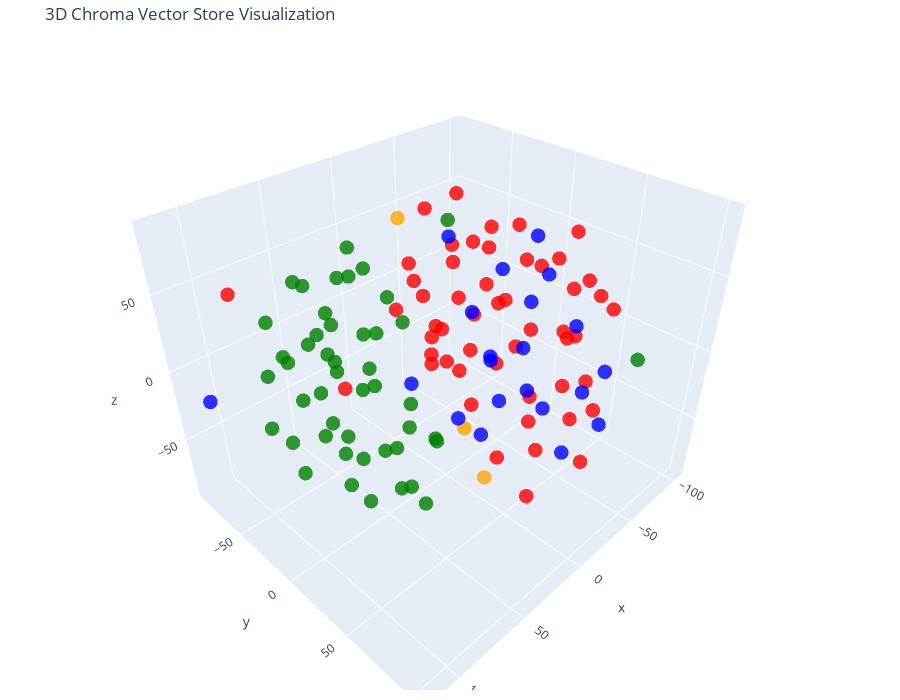

Notebook source saved alongside this figure:
### Code cell
# Let's try 3D!

tsne = TSNE(n_components=3, random_state=42)
reduced_vectors = tsne.fit_transform(vectors)

# Create the 3D scatter plot
fig = go.Figure(data=[go.Scatter3d(
    x=reduced_vectors[:, 0],
    y=reduced_vectors[:, 1],
    z=reduced_vectors[:, 2],
    mode='markers',
    marker=dict(size=5, color=colors, opacity=0.8),
    text=[f"Type: {t}<br>Text: {d[:100]}..." for t, d in zip(doc_types, documents)],
    hoverinfo='text'
)])

fig.update_layout(
    title='3D Chroma Vector Store Visualization',
    scene=dict(xaxis_title='x', yaxis_title='y', zaxis_title='z'),
    width=900,
    height=700,
    margin=dict(r=20, b=10, l=10, t=40)
)

fig.show()

### Figure 1 — Plotly figure (JSON) as saved in the notebook; plotly's stock layout.template omitted (floating-point values rounded to 4 significant figures)
{"data": [{"hoverinfo": "text", "marker": {"color": ["orange", "orange", "orange", "red", "red", "red", "red", "red", "red", "red", "red", "red", "red", "red", "red", "red", "red", "red", "red", "red", "red", "red", "red", "red", "red", "red", "red", "red", "red", "red", "red", "red", "red", "red", "red", "red", "red", "red", "red", "red", "red", "red", "red", "red", "red", "red", "red", "red", "red", "red", "red", "red", "red", "red", "red", "green", "green", "green", "green", "green", "green", "green", "green", "green", "green", "green", "green", "green", "green", "green", "green", "green", "green", "green", "green", "green", "green", "green", "green", "green", "green", "green", "green", "green", "green", "green", "green", "green", "green", "green", "green", "green", "green", "green", "green", "green", "green", "green", "green", "green", "green", "green", "blue", "blue", "blue", "blue", "blue", "blue", "blue", "blue", "blue", "blue", "blue", "blue", "blue", "blue", "blue", "blue", "blue", "blue", "blue", "blue", "blue"], "opacity": 0.8, "size": 5}, "mode": "markers", "text": ["Type: company<br>Text: # About Insurellm\n\nInsurellm was founded by Avery Lancaster in 2015 as an insurance tech startup des...", "Type: company<br>Text: # Careers at Insurellm\n\nInsurellm is hiring! We are looking for talented software engineers, data sc...", "Type: company<br>Text: # Overview of Insurellm\n\nInsurellm is an innovative insurance tech firm with 200 employees across th...", "Type: contracts<br>Text: # Contract with Apex Reinsurance for Rellm: AI-Powered Enterprise Reinsurance Solution\n\n## Terms\n\n1....", "Type: contracts<br>Text: ## Renewal\n\n1. **Automatic Renewal**: This Agreement will automatically renew for successive one-yea...", "Type: contracts<br>Text: 2. **Seamless Integrations**: The architecture of Rellm allows for easy integration with existing sy...", "Type: contracts<br>Text: 1. **Technical Support**: Provider shall offer dedicated technical support to the Client via phone, ...", "Type: contracts<br>Text: **Insurellm, Inc.**  \n_____________________________  \nAuthorized Signature   \nDate: ________________...", "Type: contracts<br>Text: # Contract with Belvedere Insurance for Markellm\n\n## Terms\nThis Contract (\"Agreement\") is made and e...", "Type: contracts<br>Text: ## Renewal\n1. **Renewal Terms**: This Agreement may be renewed for additional one-year terms upon mu...", "Type: contracts<br>Text: ## Features\n1. **AI-Powered Matching**: Belvedere Insurance will benefit from Markellm's AI-powered ...", "Type: contracts<br>Text: ## Support\n1. **Technical Support**: Technical support will be available from 9 AM to 7 PM EST, Mond...", "Type: contracts<br>Text: **Belvedere Insurance**  \nSignature: ______________________  \nName: [Authorized Signatory]  \nTitle: ...", "Type: contracts<br>Text: # Contract with BrightWay Solutions for Markellm\n\n**Contract Date:** October 5, 2023  \n**Contract ID...", "Type: contracts<br>Text: 3. **Service Level Agreement (SLA):**  \n   Insurellm commits to a 99.9% uptime for the platform with...", "Type: contracts<br>Text: 2. **Real-Time Quote Availability:**  \n   Consumers sourced via BrightWay Solutions will receive rea...", "Type: contracts<br>Text: 3. **Training and Onboarding:**  \n   Insurellm agrees to provide one free training session on how to...", "Type: contracts<br>Text: # Contract with EverGuard Insurance for Rellm: AI-Powered Enterprise Reinsurance Solution\n\n**Contrac...", "Type: contracts<br>Text: 4. **Usage Rights**: EverGuard Insurance is granted a non-exclusive, non-transferable license to acc...", "Type: contracts<br>Text: 1. **Core Functionality**: Rellm provides EverGuard Insurance with advanced AI-driven analytics, sea...", "Type: contracts<br>Text: 1. **Customer Support**: Insurellm will provide EverGuard Insurance with 24/7 customer support, incl...", "Type: contracts<br>Text: ---\n\n**Signatures**  \n**For Insurellm**: __________________________  \n**Name**: John Smith  \n**Title...", "Type: contracts<br>Text: # Contract with GreenField Holdings for Markellm\n\n**Effective Date:** November 15, 2023  \n**Contract...", "Type: contracts<br>Text: ## Renewal\n1. **Automatic Renewal**: This contract will automatically renew for sequential one-year ...", "Type: contracts<br>Text: ## Features\n1. **AI-Powered Matching**: Access to advanced algorithms that connect GreenField Holdin...", "Type: contracts<br>Text: ## Support\n1. **Customer Support Access**: The Client will have access to dedicated support through ...", "Type: contracts<br>Text: **Signatures:**  \n_________________________                           _________________________  \n**...", "Type: contracts<br>Text: # Contract with Greenstone Insurance for Homellm\n\n---\n\n## Terms\n\n1. **Parties**: This Contract (\"Agr...", "Type: contracts<br>Text: 4. **Payment Terms**: \n   - The Customer shall pay an amount of $10,000 per month for the Standard T...", "Type: contracts<br>Text: ---\n\n## Features\n\n- **AI-Powered Risk Assessment**: Customer will have access to enhanced risk evalu...", "Type: contracts<br>Text: - **Customer Portal**: A dedicated portal will be provided, allowing the Customer's clients to manag...", "Type: contracts<br>Text: ______________________________  \n[Name], [Title]  \nDate: ______________________\n\n**For Greenstone In...", "Type: contracts<br>Text: # Contract with GreenValley Insurance for Homellm\n\n**Contract Date:** October 6, 2023  \n**Contract N...", "Type: contracts<br>Text: 4. **Confidentiality:** Both parties agree to maintain the confidentiality of proprietary informatio...", "Type: contracts<br>Text: 1. **AI-Powered Risk Assessment:** Access to advanced AI algorithms for real-time risk evaluations.\n...", "Type: contracts<br>Text: 3. **Regular Updates:** Insurellm will offer ongoing updates and enhancements to the Homellm platfor...", "Type: contracts<br>Text: # Contract with Pinnacle Insurance Co. for Homellm\n\n## Terms\nThis contract (\"Contract\") is entered i...", "Type: contracts<br>Text: ## Renewal\n1. **Renewal Terms**: At the end of the initial term, this Contract shall automatically r...", "Type: contracts<br>Text: ## Features\n1. **AI-Powered Risk Assessment**: Utilized for tailored underwriting decisions specific...", "Type: contracts<br>Text: ## Support\n1. **Technical Support**: Insurellm shall provide 24/7 technical support via an email and...", "Type: contracts<br>Text: # Contract with Roadway Insurance Inc. for Carllm\n\n---\n\n## Terms\n\n1. **Agreement Effective Date**: T...", "Type: contracts<br>Text: ---\n\n## Renewal\n\n1. **Automatic Renewal**: This agreement will automatically renew for an additional...", "Type: contracts<br>Text: ---\n\n## Features\n\n1. **Access to Core Features**: Roadway Insurance Inc. will have access to all Pro...", "Type: contracts<br>Text: ---\n\n## Support\n\n1. **Technical Support**: Roadway Insurance Inc. will receive priority technical su...", "Type: contracts<br>Text: # Contract with Stellar Insurance Co. for Rellm\n\n## Terms\nThis contract is made between **Insurellm*...", "Type: contracts<br>Text: ### Termination\nEither party may terminate this agreement with a **30-day written notice**. In the e...", "Type: contracts<br>Text: ## Features\nStellar Insurance Co. will receive access to the following features of the Rellm product...", "Type: contracts<br>Text: ## Support\nInsurellm provides Stellar Insurance Co. with the following support services:\n\n- **24/7 T...", "Type: contracts<br>Text: # Contract with TechDrive Insurance for Carllm\n\n**Contract Date:** October 1, 2024  \n**Contract Dura...", "Type: contracts<br>Text: ## Renewal\n\n1. **Automatic Renewal**: This contract shall automatically renew for additional one-yea...", "Type: contracts<br>Text: ## Support\n\n1. **Customer Support**: Insurellm will provide 24/7 customer support to TechDrive Insur...", "Type: contracts<br>Text: **TechDrive Insurance Representative:**  \nName: Sarah Johnson  \nTitle: Operations Director  \nDate: _...", "Type: contracts<br>Text: # Contract with Velocity Auto Solutions for Carllm\n\n**Contract Date:** October 1, 2023  \n**Contract ...", "Type: contracts<br>Text: ## Renewal\n\n1. **Automatic Renewal**: This contract will automatically renew for successive 12-month...", "Type: contracts<br>Text: ## Support\n\n1. **Customer Support**: Velocity Auto Solutions will have access to Insurellm’s custome...", "Type: employees<br>Text: # HR Record\n\n# Alex Chen\n\n## Summary\n- **Date of Birth:** March 15, 1990  \n- **Job Title:** Backend ...", "Type: employees<br>Text: ## Annual Performance History\n- **2020:**  \n  - Completed onboarding successfully.  \n  - Met expecta...", "Type: employees<br>Text: ## Compensation History\n- **2020:** Base Salary: $80,000  \n- **2021:** Base Salary Increase to $90,0...", "Type: employees<br>Text: Alex Chen continues to be a vital asset at Insurellm, contributing significantly to innovative backe...", "Type: employees<br>Text: # HR Record\n\n# Alex Harper\n\n## Summary\n- **Date of Birth**: March 15, 1993  \n- **Job Title**: Sales ...", "Type: employees<br>Text: ## Annual Performance History  \n- **2021**:  \n  - **Performance Rating**: 4.5/5  \n  - **Key Achievem...", "Type: employees<br>Text: - **2022**:  \n  - **Base Salary**: $65,000 (Promotion to Senior SDR)  \n  - **Bonus**: $13,000 (20% o...", "Type: employees<br>Text: # HR Record\n\n# Alex Thomson\n\n## Summary\n- **Date of Birth:** March 15, 1995  \n- **Job Title:** Sales...", "Type: employees<br>Text: ## Annual Performance History  \n- **2022** - Rated as \"Exceeds Expectations.\" Alex Thomson achieved ...", "Type: employees<br>Text: ## Other HR Notes\n- Alex Thomson is an active member of the Diversity and Inclusion committee at Ins...", "Type: employees<br>Text: # Avery Lancaster\n\n## Summary\n- **Date of Birth**: March 15, 1985  \n- **Job Title**: Co-Founder & Ch...", "Type: employees<br>Text: - **2010 - 2013**: Business Analyst at Edge Analytics  \n  Prior to joining Innovate, Avery worked as...", "Type: employees<br>Text: - **2018**: **Exceeds Expectations**  \n  Under Avery’s pivoted vision, Insurellm launched two new su...", "Type: employees<br>Text: - **2022**: **Satisfactory**  \n  Avery focused on rebuilding team dynamics and addressing employee c...", "Type: employees<br>Text: ## Compensation History\n- **2015**: $150,000 base salary + Significant equity stake  \n- **2016**: $1...", "Type: employees<br>Text: ## Other HR Notes\n- **Professional Development**: Avery has actively participated in leadership trai...", "Type: employees<br>Text: # HR Record\n\n# Emily Carter\n\n## Summary\n- **Date of Birth:** August 12, 1990  \n- **Job Title:** Acco...", "Type: employees<br>Text: - **2017-2019:** Marketing Intern  \n  - Assisted with market research and campaign development for s...", "Type: employees<br>Text: ## Compensation History\n| Year | Base Salary | Bonus         | Total Compensation |\n|------|--------...", "Type: employees<br>Text: Emily Carter exemplifies the kind of talent that drives Insurellm's success and is an invaluable ass...", "Type: employees<br>Text: # HR Record\n\n# Emily Tran\n\n## Summary\n- **Date of Birth:** March 18, 1991  \n- **Job Title:** Digital...", "Type: employees<br>Text: - **January 2017 - May 2018**: Marketing Intern  \n  - Supported the Marketing team by collaborating ...", "Type: employees<br>Text: - **2021**:  \n  - Performance Rating: Meets Expectations  \n  - Key Achievements: Contributed to the ...", "Type: employees<br>Text: - **Professional Development Goals**:  \n  - Emily Tran aims to become a Marketing Manager within the...", "Type: employees<br>Text: # HR Record\n\n# Jordan Blake\n\n## Summary\n- **Date of Birth:** March 15, 1993  \n- **Job Title:** Sales...", "Type: employees<br>Text: ## Annual Performance History\n- **2021:** First year at Insurellm; achieved 90% of monthly targets. ...", "Type: employees<br>Text: ## Other HR Notes\n- Jordan has shown an interest in continuing education, actively participating in ...", "Type: employees<br>Text: # HR Record\n\n# Jordan K. Bishop\n\n## Summary\n- **Date of Birth:** March 15, 1990\n- **Job Title:** Fro...", "Type: employees<br>Text: ## Annual Performance History\n- **2019:** Exceeds Expectations - Continuously delivered high-quality...", "Type: employees<br>Text: ## Compensation History\n- **June 2018:** Starting Salary - $85,000\n- **June 2019:** Salary Increase ...", "Type: employees<br>Text: ## Other HR Notes\n- Jordan K. Bishop has been an integral part of club initiatives, including the In...", "Type: employees<br>Text: # HR Record\n\n# Maxine Thompson\n\n## Summary\n- **Date of Birth:** January 15, 1991  \n- **Job Title:** ...", "Type: employees<br>Text: ## Insurellm Career Progression\n- **January 2017 - October 2018**: **Junior Data Engineer**  \n  * Ma...", "Type: employees<br>Text: ## Annual Performance History\n- **2017**: *Meets Expectations*  \n  Maxine showed potential in her ro...", "Type: employees<br>Text: - **2021**: *Exceeds Expectations*  \n  Maxine spearheaded the transition to a new data warehousing s...", "Type: employees<br>Text: ## Compensation History\n- **2017**: $70,000 (Junior Data Engineer)  \n- **2018**: $75,000 (Junior Dat...", "Type: employees<br>Text: # HR Record\n\n# Oliver Spencer\n\n## Summary\n- **Date of Birth**: May 14, 1990  \n- **Job Title**: Backe...", "Type: employees<br>Text: ## Annual Performance History\n- **2018**: **3/5** - Adaptable team player but still learning to take...", "Type: employees<br>Text: ## Compensation History\n- **March 2018**: Initial salary of $80,000.\n- **July 2019**: Salary increas...", "Type: employees<br>Text: # Samantha Greene\n\n## Summary\n- **Date of Birth:** October 14, 1990\n- **Job Title:** HR Generalist\n-...", "Type: employees<br>Text: ## Annual Performance History\n- **2020:** Exceeds Expectations  \n  Samantha Greene demonstrated exce...", "Type: employees<br>Text: ## Compensation History\n- **2020:** Base Salary - $55,000  \n  The entry-level salary matched industr...", "Type: employees<br>Text: - **2023:** Base Salary - $70,000  \n  Recognized for substantial improvement in employee relations m...", "Type: employees<br>Text: # HR Record\n\n# Samuel Trenton\n\n## Summary\n- **Date of Birth:** April 12, 1989  \n- **Job Title:** Sen...", "Type: employees<br>Text: ## Annual Performance History\n- **2023:** Rating: 4.5/5  \n  *Samuel exceeded expectations, successfu...", "Type: employees<br>Text: ## Compensation History\n- **2023:** Base Salary: $115,000 + Bonus: $15,000  \n  *Annual bonus based o...", "Type: employees<br>Text: - **Engagement in Company Culture:** Regularly participates in team-building events and contributes ...", "Type: products<br>Text: # Product Summary\n\n# Carllm\n\n## Summary\n\nCarllm is an innovative auto insurance product developed by...", "Type: products<br>Text: - **Instant Quoting**: With Carllm, insurance companies can offer near-instant quotes to customers, ...", "Type: products<br>Text: - **Mobile Integration**: Carllm is designed to work seamlessly with mobile applications, providing ...", "Type: products<br>Text: - **Professional Tier**: $2,500/month\n  - For medium-sized companies.\n  - All Basic Tier features pl...", "Type: products<br>Text: ### Q2 2025: Customer Experience Improvements\n- Launch of a new **mobile app** for end-users.\n- Intr...", "Type: products<br>Text: # Product Summary\n\n# Homellm\n\n## Summary\nHomellm is an innovative home insurance product developed b...", "Type: products<br>Text: ### 2. Dynamic Pricing Model\nWith Homellm's innovative dynamic pricing model, insurance providers ca...", "Type: products<br>Text: ### 5. Multi-Channel Integration\nHomellm seamlessly integrates into existing insurance platforms, pr...", "Type: products<br>Text: - **Basic Tier:** Starting at $5,000/month for small insurers with basic integration features.\n- **S...", "Type: products<br>Text: All tiers include a comprehensive training program and ongoing updates to ensure optimal performance...", "Type: products<br>Text: With Homellm, Insurellm is committed to transforming the landscape of home insurance, ensuring both ...", "Type: products<br>Text: # Product Summary\n\n# Markellm\n\n## Summary\n\nMarkellm is an innovative two-sided marketplace designed ...", "Type: products<br>Text: - **User-Friendly Interface**: Designed with user experience in mind, Markellm features an intuitive...", "Type: products<br>Text: - **Customer Support**: Our dedicated support team is always available to assist both consumers and ...", "Type: products<br>Text: ### For Insurance Companies:\n- **Basic Listing Fee**: $199/month for a featured listing on the platf...", "Type: products<br>Text: ### Q3 2025\n- Initiate a comprehensive marketing campaign targeting both consumers and insurers to i...", "Type: products<br>Text: # Product Summary\n\n# Rellm: AI-Powered Enterprise Reinsurance Solution\n\n## Summary\n\nRellm is an inno...", "Type: products<br>Text: ### Seamless Integrations\nRellm's architecture is designed for effortless integration with existing ...", "Type: products<br>Text: ### Regulatory Compliance Tools\nRellm includes built-in compliance tracking features to help organiz...", "Type: products<br>Text: Join the growing number of organizations leveraging Rellm to enhance their reinsurance processes whi...", "Type: products<br>Text: Experience the future of reinsurance with Rellm, where innovation meets reliability. Let Insurellm h..."], "type": "scatter3d", "x": [36.22, 30.86, -21.83, -88.75, -81.44, -83.3, -75.1, -44.42, -44.49, -71.79, -52.23, -51.99, -27.76, -41.9, -17.48, -43.68, -29.04, -80.61, -11.82, -39.4, -56.5, -53.72, -55.38, -81.99, -18.08, -41.7, -50.28, -26.09, -34.42, -21.59, -49.87, -25.89, 0.381, 94.6, -5.611, -12.45, -3.495, -84.49, -41.99, 15.62, -27.65, -55.97, -10.65, -17.15, -100.3, -102.7, -76.27, -77.3, -20.46, 17.01, -11.69, -18.82, -8.599, 37.96, 4.156, 10.42, 48.38, -67.02, 30.21, 88.65, 49.5, 96.96, 15.85, 95.56, 9.659, 63.55, 67.69, 88.69, -82.27, 63.85, 61.06, 28.78, 14.93, 52.18, 27.14, 13.69, 63.87, 39.95, 17.17, 60.38, 35.93, 34.66, 60.05, 61.87, 57.23, 37.29, 72.61, 71.42, 87.03, 88.79, 67.61, 53.71, 51.67, 32.68, 60.01, 79.53, 66.74, 65.63, 41.38, 67.39, 71.54, 94.3, 19.52, 21.46, -22.68, 0.7457, -27.33, -7.034, -20.19, -25.47, 1.67, 16.48, 0.1378, -22.22, 117.5, -41.54, -16.22, -34.53, 11.77, -61.04, -53.12, -52.76, 17.38], "y": [64.5, 44.32, -63.8, -7.939, 23.76, 46.66, -34.68, -80.0, 29.01, 42.31, 47.1, -47.05, -57.09, -6.821, 2.958, 13.44, -23.6, -24.83, -29.19, -31.34, -20.81, -42.36, -32.42, 44.37, 80.08, -56.13, -72.93, 50.57, 77.91, 68.15, 72.23, -73.42, 42.56, -69.51, 83.78, 53.86, 63.57, 25.11, 81.2, -81.35, 14.78, 6.179, 28.84, 5.276, -11.87, 13.77, 18.99, -6.263, -9.023, 8.666, -15.59, -31.96, 12.7, 26.81, 4.326, -86.84, -11.87, 86.2, 21.27, -26.78, -42.33, -41.71, -90.28, -39.69, -23.78, 47.95, 21.56, 29.52, -81.01, -88.66, 25.97, -49.56, -45.41, -72.25, -2.306, -55.75, 57.06, -60.69, -30.91, -24.89, -35.38, -7.74, -4.301, 8.687, -80.82, 7.395, -62.67, -18.87, -4.006, -1.554, -52.59, -31.31, -10.82, -64.81, -8.894, -13.22, -40.51, 36.8, -47.14, -40.53, -61.8, 15.84, 37.6, 52.64, 38.47, 34.95, 4.701, 103.0, 94.34, 78.91, 62.09, 84.08, 87.2, 43.48, -67.58, 38.23, -49.55, -23.0, 49.81, 46.68, 18.26, -2.629, 18.64], "z": [-32.0, -13.0, 57.25, -27.89, -11.75, 23.01, 43.45, 11.91, -40.89, -67.04, 75.48, 34.72, 14.24, 50.65, 66.37, 71.25, 39.69, -8.34, 77.49, 77.64, 14.8, -2.748, -40.38, -40.67, 72.3, -56.89, -12.6, -60.25, -57.64, 31.6, -30.44, -13.39, -54.54, 49.28, 47.56, -27.94, -74.35, -55.83, 46.13, -61.45, -14.13, -19.33, 41.13, 20.98, 14.68, 6.816, 40.29, 29.84, -27.99, 29.86, 3.924, -12.77, -36.34, 30.14, -2.136, 19.7, 6.895, 4.311, -34.68, -54.65, -3.067, -25.1, -14.31, 11.36, -65.03, -43.75, -20.28, -7.586, 30.65, 9.493, -49.4, 60.55, -0.5447, 38.99, -24.37, 39.36, 5.688, 17.94, 31.64, -56.35, -26.99, -57.13, -81.58, 12.91, -19.07, -77.11, -63.3, -22.76, 14.87, -11.34, -27.28, -91.02, 31.46, -30.2, 70.31, 42.78, 54.95, 66.38, -67.73, 18.29, 1.492, 52.16, 52.32, 33.39, 10.71, 12.05, -76.19, 1.683, 23.92, -0.5114, 6.318, 14.81, -22.76, 82.21, -8.987, 50.44, -57.19, -82.47, 78.47, 11.69, 19.78, -66.17, 86.86]}], "layout": {"height": 700, "margin": {"b": 10, "l": 10, "r": 20, "t": 40}, "scene": {"xaxis": {"title": {"text": "x"}}, "yaxis": {"title": {"text": "y"}}, "zaxis": {"title": {"text": "z"}}}, "title": {"text": "3D Chroma Vector Store Visualization"}, "width": 900}}
